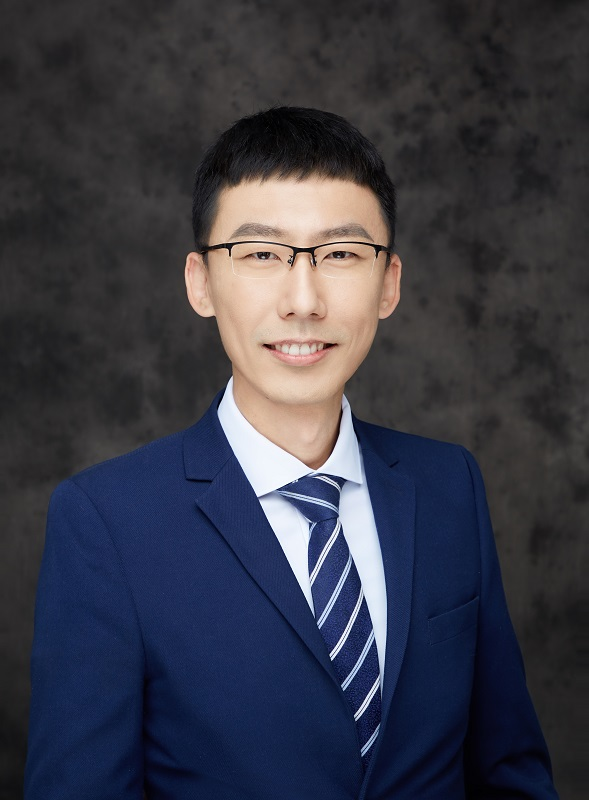
#> input picture ImagePreprocessing/me.jpg, 589 x 800 px
$ python image_read_data.py
#> lines starting #> are read from the running program, lines starting #| are printed output that depends on the picture; after the words box and inside, x2 and y2 are one past the last pixel; in counts of white or black regions, pixels touching at a corner belong together
import cv2
import numpy as np
import os

'''
使用numpy.array访问图像数据
'''
# 将BGR图像在(0,0)处的像素转化为白像素
img = cv2.imread('me.jpg')
#> img is the input picture: shape (800, 589, 3); mean B, G, R 69, 57.9, 57.2
img[0, 0] = [255, 255, 255]
#> img: shape (800, 589, 3); under 0.01% of pixels changed, all inside (x1, y1, x2, y2) = (0, 0, 1, 1)

print(img.item(150, 120, 0))  # 打印当前坐标点的蓝色值
#| 52
img.itemset((150, 120, 0), 255)
#> img: shape (800, 589, 3); mean B, G, R 69, 57.9, 57.2
print(img.item(150, 120, 0))
#| 255

'''
操作通道：将指定通道（B,G,R）的所有值置为0.（注：通过循环来处理Python数组的效率非常低，应该尽量避免这样的操作。使用数组索引可以高效地操作像素。
像素操作是一个高代价的低效操作，特别是在视频数据处理时，会发现要等很久才能得到结果。可用索引(indexing)来解决该问题）
将图像所有的G（绿色）值设为0
'''
img[:, :, 1] = 0
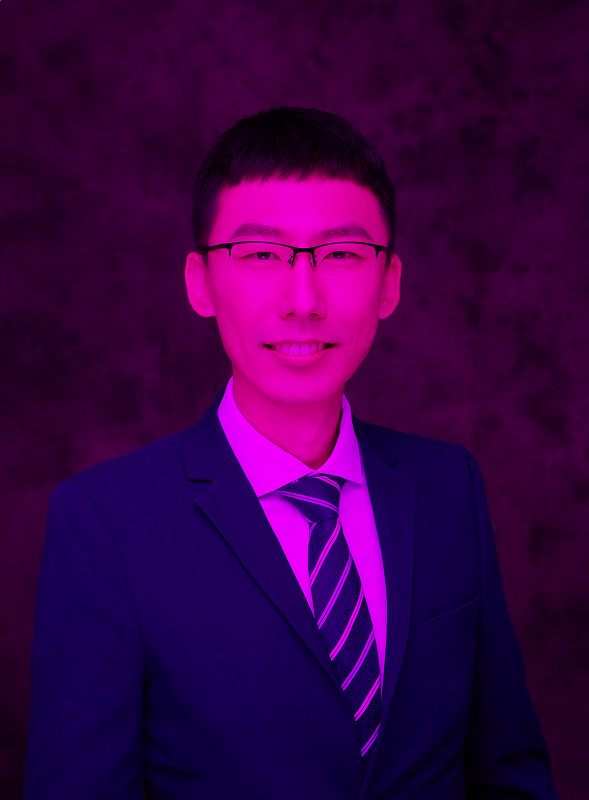
#> img: shape (800, 589, 3); mean B, G, R 69, 0, 57.2

"""
通过NumPy数组的索引访问原始像素，还可设定感兴趣区域(Region Of Interest, ROI)。一旦设定了该区域，就可以执行许多操作，
例如，将该区域与变量绑定，然后设定第二个区域，并将第一个区域的值分配给第二个区域（将图像的一部分拷贝到该图像的另一个位置）：
"""
roi = img[0:100, 0:100]
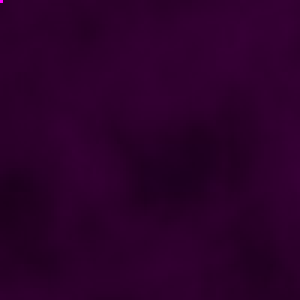
#> roi: shape (100, 100, 3) (shown 3 times larger); mean B, G, R 42.7, 0, 43.5
img[100:200, 100:200] = roi  # 此处需考虑所用图像的尺寸，不能超过，并确保两个区域的大小一样
#> img: shape (800, 589, 3); 2.05% of pixels changed, all inside (x1, y1, x2, y2) = (100, 100, 200, 200)

"""
shape：NumPy返回包含宽度、高度和通道数（如果图像是彩色的）数组，这在调试图像类型时很有用；如果图像是单色或灰度的，将不包含通道值；
size：该属性是指图像像素的大小；
datatype：该属性会得到图像的数据类型（通常为一个无符号整数类型的变量和该类型占的位数，比如unit8类型）
"""
print(img.shape)
#| (800, 589, 3)
print(img.size)
#| 1413600
print(img.dtype)
#| uint8

cv2.imshow('my image', img)
cv2.waitKey()
